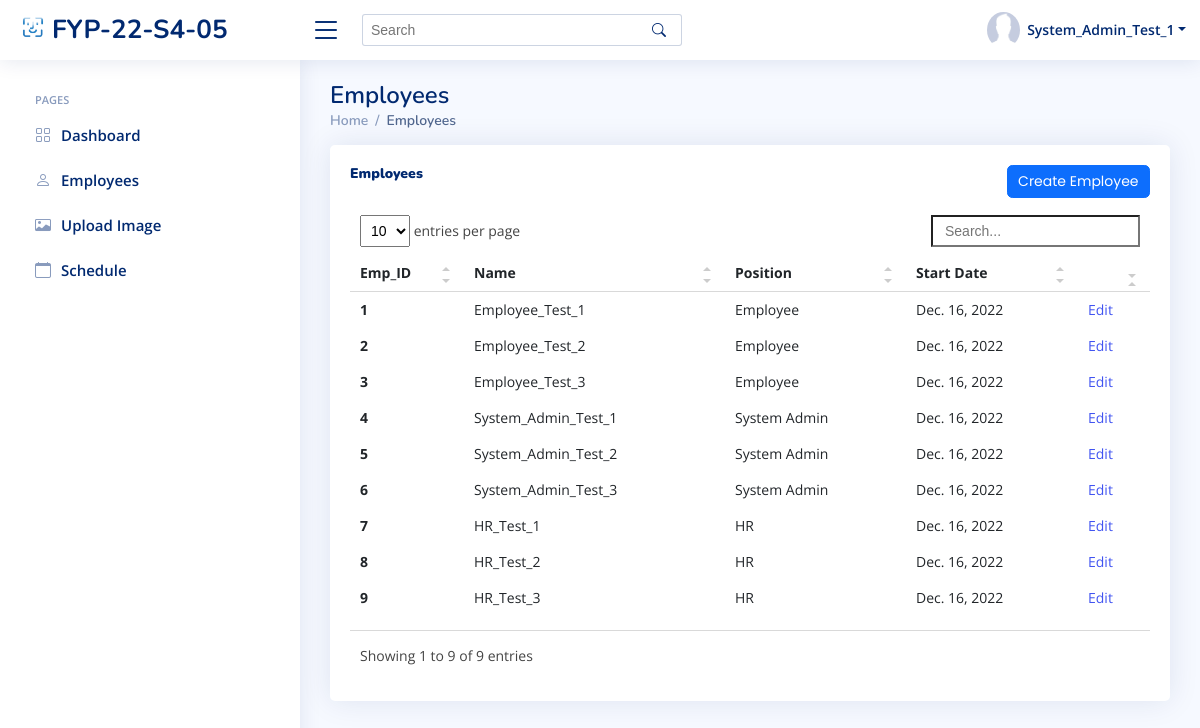
Page /sys_admin/view_employees/ (signed in) on the earlier database version.
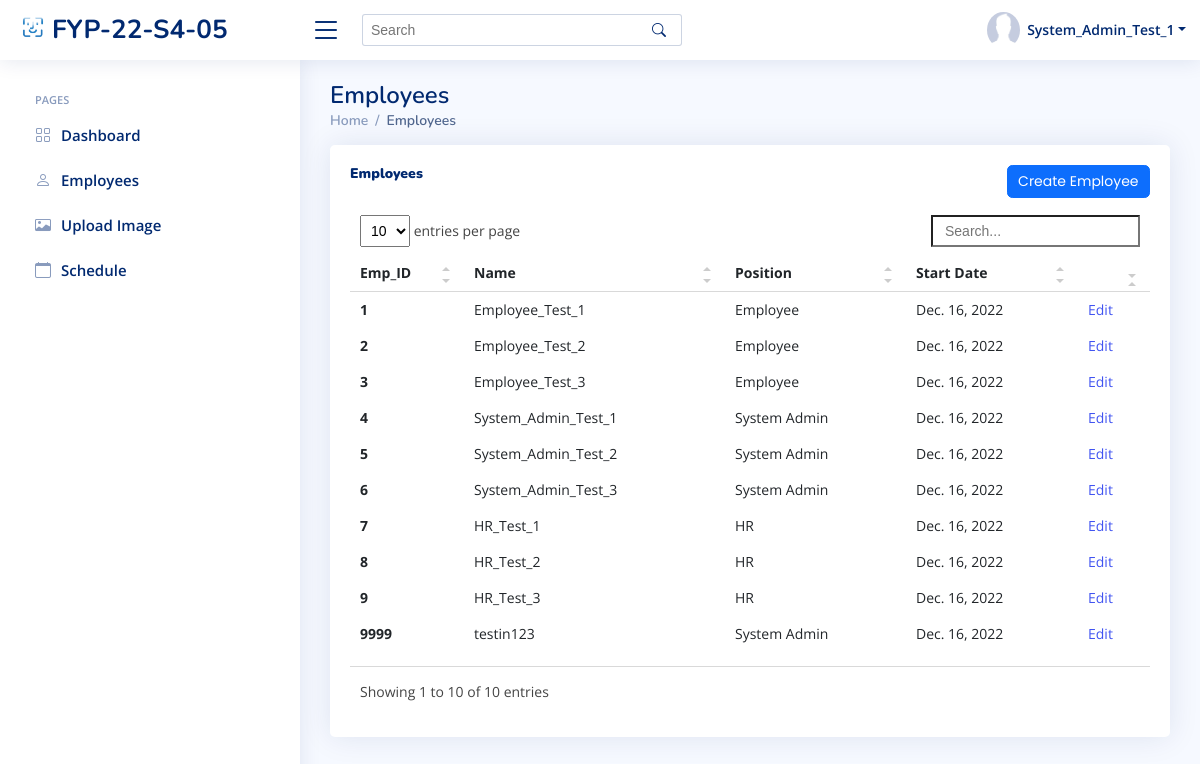
Same page on the later database version.
### index/models.py (models this page shows, shortened)
class Employee(models.Model):
	Employee_ID = models.IntegerField(primary_key=True)
	Full_Name = models.CharField(max_length=100)
	Phone_Number = models.CharField(max_length=100)
	Email_Address = models.EmailField()
	Role = models.ForeignKey(Role, on_delete=models.CASCADE)
	Profile_Image = models.ImageField(default='profile_pics/default.jpg', upload_to='profile_pics')
	Password = models.CharField(max_length=256)
	Start_Date = models.DateField(auto_now_add=True)

class Role(models.Model):
	Role_ID = models.IntegerField(primary_key=True)
	Role_Name = models.CharField(max_length=100)

### index/views/sys_admin.py (the view)
# urls.py: path('sys_admin/view_employees/', sys_admin.sys_admin_view_employees, name='sys_admin_view_employees'),
def sys_admin_view_employees(request):
	currentEmployee = Employee.objects.get(Employee_ID=request.session['Employee_ID'])
	allEmployees = Employee.objects.all()
	context={
		'Employee_ID' : currentEmployee.Employee_ID,
		'Full_Name' : currentEmployee.Full_Name,
		'Role' : currentEmployee.Role.Role_Name,
		'PFP' : currentEmployee.Profile_Image.url,
		'Employees' : allEmployees,
	}
	return render(request, 'sys_admin/sys_admin_view_employees.html', context)

### templates/sys_admin/sys_admin_view_employees.html (shortened to what this page needs)
{% extends "index/base.html" %}
{% load static %}
{% block content %}
{% include 'sys_admin/sys_admin_base.html' %}
  <main id="main" class="main">
    <div class="pagetitle">
      <h1>Employees</h1>
      <nav>
        <ol class="breadcrumb">
          <li class="breadcrumb-item"><a href="{% url 'sys_admin_home' %}">Home</a></li>
          <li class="breadcrumb-item active">Employees</li>
        </ol>
      </nav>
    </div>
    <section class="section">
      <div class="row">
        <div class="col-lg-12">
          <div class="card recent-sales overflow-auto">
            <div class="card-body">
              <div class="col-lg-12 align-items-center justify-content-center card-title">
                <h5 class="float-start"><b>Employees</b></h5>
                <a href="{% url 'sys_admin_create_user' %}" class="btn btn-primary float-end">Create Employee</a>
                <br>
              </div>
              <table class="table table-borderless datatable">
                <thead>
                  <tr>
                    <th scope="col">Emp_ID</th>
                    <th scope="col">Name</th>
                    <th scope="col">Position</th>
                    <th scope="col">Start Date</th>
                    <th scope="col"></th>
                  </tr>
                </thead>
                <tbody>
                  {% for employee in Employees %}
                    <tr>
                      <th scope="row">{{ employee.Employee_ID }}</th>
                      <td>{{ employee.Full_Name }}</td>
                      <td>{{ employee.Role.Role_Name }}</td>
                      <td>{{ employee.Start_Date }}</td>
                      <td><a href="edit/{{ employee.Employee_ID }}">Edit</a></td>
                    </tr>
                  {% endfor %}
                </tbody>
              </table>
            </div>
          </div>
        </div>
      </div>
    </section>
  </main>
{% endblock content %}

### templates/sys_admin/sys_admin_base.html (shortened to what this page needs)
{% load static %}
  <header id="header" class="header fixed-top d-flex align-items-center">
    <div class="d-flex align-items-center justify-content-between">
      <a href="{% url 'sys_admin_home' %}" class="logo d-flex align-items-center">
        <img src="{% static 'assets/img/logo.png' %}" alt="">
        <span class="d-none d-lg-block">FYP-22-S4-05</span>
      </a>
      <i class="bi bi-list toggle-sidebar-btn"></i>
    </div>
    <div class="search-bar">
      <form class="search-form d-flex align-items-center" method="POST" action="#">
        <input type="text" name="query" placeholder="Search" title="Enter search keyword">
        <button type="submit" title="Search"><i class="bi bi-search"></i></button>
      </form>
    </div>
    <nav class="header-nav ms-auto">
      <ul class="d-flex align-items-center">
        <li class="nav-item dropdown pe-3">
          <a class="nav-link nav-profile d-flex align-items-center pe-0" href="#" data-bs-toggle="dropdown">
            <img src="{{ PFP }}" alt="Profile" class="rounded-circle">
            <span class="d-none d-md-block dropdown-toggle ps-2">{{ Full_Name }}</span>
          </a>
        </li>
      </ul>
    </nav>
  </header>
  <aside id="sidebar" class="sidebar">
    <ul class="sidebar-nav" id="sidebar-nav">
      <li class="nav-heading">Pages</li>
      <li class="nav-item">
        <a class="nav-link collapsed" href="{% url 'sys_admin_home' %}">
          <i class="bi bi-grid"></i>
          <span>Dashboard</span>
        </a>
      </li>
      <li class="nav-item">
        <a class="nav-link collapsed" href="{% url 'sys_admin_view_employees' %}">
          <i class="bi bi-person"></i>
          <span>Employees</span>
        </a>
      </li>
      <li class="nav-item">
        <a class="nav-link collapsed" href="{% url 'sys_admin_upload_img' %}">
          <i class="bi bi-card-image"></i>
          <span>Upload Image</span>
        </a>
      </li>
      <li class="nav-item">
        <a class="nav-link collapsed" href="{% url 'sys_admin_schedule' %}">
          <i class="bi bi-calendar"></i>
          <span>Schedule</span>
        </a>
      </li>
  </aside>

Differences in the rows shown:
added Employee: Employee_ID "9999", Full_Name "testin123", Role.Role_Name "System Admin", Start_Date "Dec. 16, 2022"
Other differences:
text written by a page script: "entries per page Showing 1 to 9 of 9 entries" → "entries per page Showing 1 to 10 of 10 entries"
